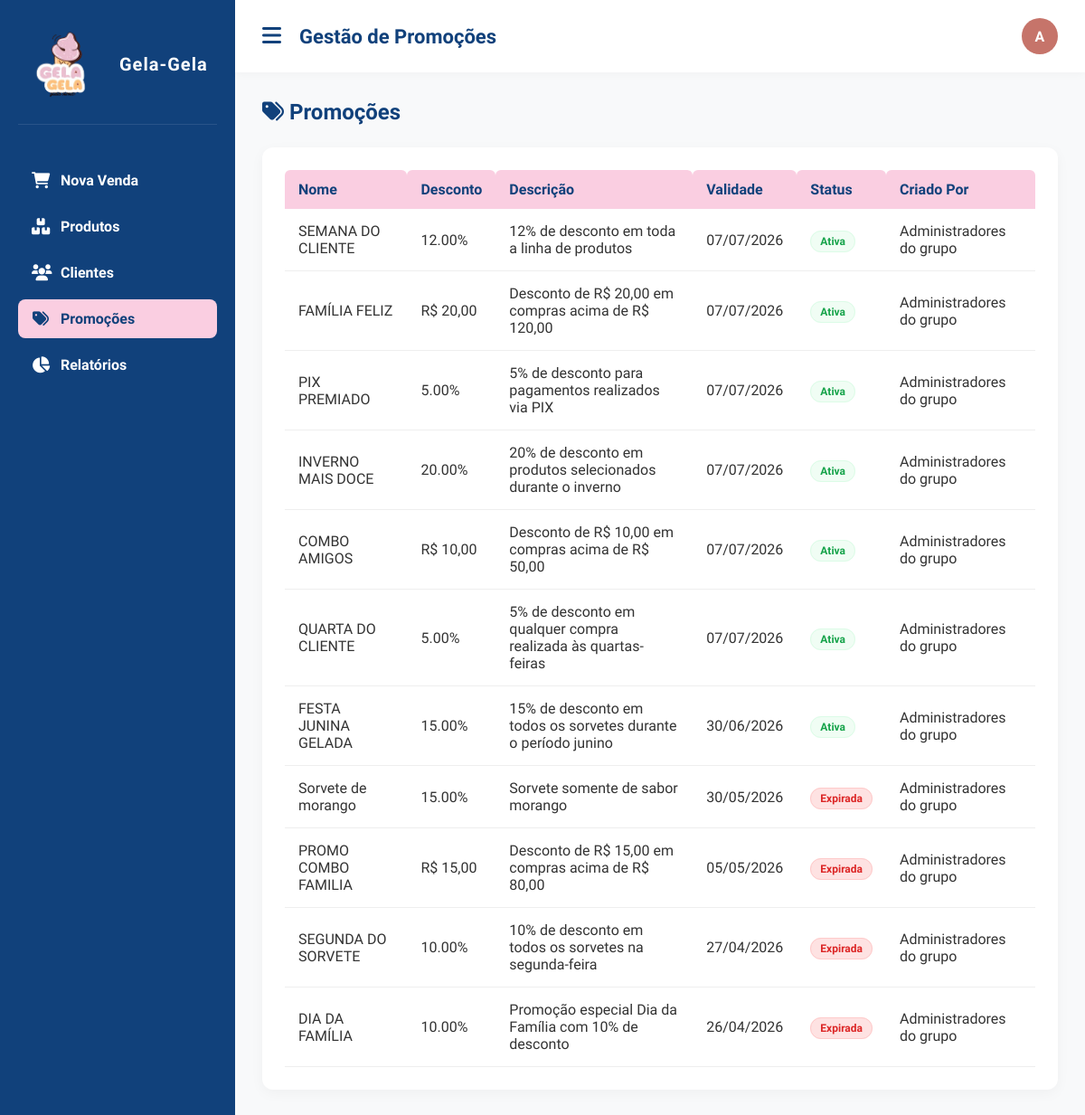
Page /public/promo.php (signed in) on the committed database.
### tables this page shows
CREATE TABLE `promocoes` (
  `promocao_id` int(11) NOT NULL,
  `nome` varchar(100) NOT NULL,
  `descricao` text DEFAULT NULL,
  `desconto_percentual` decimal(5,2) DEFAULT NULL,
  `desconto_valor` decimal(10,2) DEFAULT NULL,
  `data_inicio` date NOT NULL,
  `data_fim` date NOT NULL,
  `ativo` tinyint(1) DEFAULT 1,
  `criado_por` int(11) DEFAULT NULL
);

CREATE TABLE `usuarios` (
  `usuario_id` int(11) NOT NULL,
  `nome` varchar(100) NOT NULL,
  `login` varchar(50) NOT NULL,
  `senha_hash` varchar(255) NOT NULL,
  `tipo` enum('Gerente','Funcionario') NOT NULL DEFAULT 'Funcionario',
  `ativo` tinyint(1) DEFAULT 1,
  `data_criacao` datetime DEFAULT current_timestamp(),
  `ultimo_acesso` datetime DEFAULT NULL
);

### public/promo.php (the view, shortened to what this page needs)
<?php
require_once '../conecta.php';
$nome_usuario = $_SESSION['nome'] ?? 'User';
$inicial = strtoupper(substr($nome_usuario, 0, 1));
$stmtPromocoes = $pdo->query("
    SELECT
        p.*,
        u.nome AS criado_por_nome
    FROM promocoes p
    LEFT JOIN usuarios u
        ON u.usuario_id = p.criado_por
    ORDER BY p.promocao_id DESC
");
$promocoes = $stmtPromocoes->fetchAll();
?>
<!DOCTYPE html>
<html lang="pt-BR">
<head>
    <link rel="stylesheet"
        href="ASSETS/CSS/style.css">
    <link rel="stylesheet"
        href="https://cdnjs.cloudflare.com/ajax/libs/font-awesome/6.0.0/css/all.min.css">
</head>
<body>
    <div class="layout">
        <?php require_once '../components/sidebar.php'; ?>
        <main class="content">
            <header class="topbar">
                <button class="menu-btn" onclick="toggleSidebar()">
                    <i class="fa-solid fa-bars"></i>
                </button>
                <h1>Gestão de Promoções</h1>
                <div class="user-menu">
                    <div class="avatar"
                        onclick="toggleUserMenu()">
                        <?= $inicial ?>
                    </div>
                </div>
            </header>
            <section class="main">
                <div style="
                    display:flex;
                    justify-content:space-between;
                    align-items:center;
                    margin-bottom:25px;
                ">
                    <h2 style="color: var(--secondary);">
                        <i class="fa-solid fa-tags"></i>
                        Promoções
                    </h2>
                </div>
                <div class="box">
                    <div class="table-container">
                        <table>
                            <thead>
                                <tr>
                                    <th>Nome</th>
                                    <th>Desconto</th>
                                    <th>Descrição</th>
                                    <th>Validade</th>
                                    <th>Status</th>
                                    <th>Criado Por</th>
                                </tr>
                            </thead>
                            <tbody>
                                <?php foreach ($promocoes as $promo): ?>
                                    <?php
                                    $status = 'Ativa';
                                    $dataExpiracao = new DateTime(
                                        $promo['data_fim'] . ' 23:59:59'
                                    );
                                    $agora = new DateTime();
                                    if (!$promo['ativo']) {
                                        $status = 'Desativada';
                                    } elseif ($agora > $dataExpiracao) {
                                        $status = 'Expirada';
                                    }
                                    ?>
                                    <tr>
                                        <td>
                                            <?= htmlspecialchars($promo['nome']) ?>
                                        </td>
                                        <td>
                                            <?php if (!empty($promo['desconto_percentual'])): ?>
                                                <?= $promo['desconto_percentual'] ?>%
                                            <?php else: ?>
                                                R$
                                                <?= number_format($promo['desconto_valor'], 2, ',', '.') ?>
                                            <?php endif; ?>
                                        </td>
                                        <td>
                                            <?= htmlspecialchars($promo['descricao']) ?>
                                        </td>
                                        <td>
                                            <?= date('d/m/Y', strtotime($promo['data_fim'])) ?>
                                        </td>
                                        <td>
                                            <?php if ($status === 'Ativa'): ?>
                                                <span class="badge ok">
                                                    <?= $status ?>
                                                </span>
                                            <?php else: ?>
                                                <span class="badge danger">
                                                    <?= $status ?>
                                                </span>
                                            <?php endif; ?>
                                        </td>
                                        <td>
                                            <?= htmlspecialchars($promo['criado_por_nome']) ?>
                                        </td>
                                    </tr>
                                <?php endforeach; ?>
                            </tbody>
                        </table>
                    </div>
                </div>
            </section>
        </main>
    </div>
</body>
</html>

### ASSETS/CSS/style.css (style rules this page uses)
:root { --primary: #c6746a; --secondary: #11417b; --accent: #b76756; --soft: #facee1; --bg-body: #ffffff; --bg-content: #f8f9fa; --text-main: #333333; --text-muted: #666666; }
* { margin: 0; padding: 0; box-sizing: border-box; }
body { font-family: 'Segoe UI', Tahoma, Geneva, Verdana, sans-serif; background-color: var(--bg-body); color: var(--text-main); }
.layout { display: flex; min-height: 100vh; }
.content { flex: 1; display: flex; flex-direction: column; background-color: var(--bg-content); }
.topbar { background-color: var(--bg-body); padding: 20px 30px; display: flex; align-items: center; gap: 20px; box-shadow: 0 2px 10px rgba(0, 0, 0, 0.03); z-index: 10; }
.menu-btn { background: none; border: none; font-size: 24px; color: var(--secondary); cursor: pointer; transition: color 0.2s; }
.topbar h1 { font-size: 22px; color: var(--secondary); }
.main { padding: 30px; flex: 1; overflow-y: auto; }
.box { background-color: var(--bg-body); padding: 25px; border-radius: 12px; box-shadow: 0 4px 15px rgba(0, 0, 0, 0.04); }
.badge { padding: 5px 10px; border-radius: 20px; font-size: 0.8rem; }
.badge.ok { background: #e8f5e9; color: #2e7d32; }
.badge.danger { background: #ffebee; color: #c62828; }
.user-menu { position: relative; margin-left: auto; }
.avatar { width: 40px; height: 40px; background: var(--primary); color: #fff; border-radius: 50%; display: flex; align-items: center; justify-content: center; font-weight: bold; cursor: pointer; }
table { width: 100%; border-collapse: collapse; }
th { background-color: var(--soft); color: var(--secondary); padding: 12px 15px; text-align: left; font-weight: 600; border-radius: 6px 6px 0 0; }
td { padding: 15px; border-bottom: 1px solid #eeeeee; color: var(--text-main); transition: all 0.2s ease; }
tbody tr { cursor: pointer; position: relative; transition: all 0.2s ease; }
.badge { padding: 4px 10px; border-radius: 20px; font-size: 12px; font-weight: 600; }
.badge.danger { background-color: #ffeaea; color: var(--primary); }
.badge.ok { background-color: #e5faea; color: #27ae60; }
.badge.danger { background: #fee2e2; color: #dc2626; border: 1px solid #fecaca; }
.badge.ok { background: #f0fdf4; color: #16a34a; border: 1px solid #dcfce7; }
.table-container { overflow-x: auto; }

### rows in the picture
promocoes: nome "SEMANA DO CLIENTE", desconto_percentual "12.00", descricao "12% de desconto em toda a linha de produtos", data_fim "07/07/2026", status "Ativa", criado_por.nome "Administradores do grupo"
promocoes: nome "FAMÍLIA FELIZ", desconto_valor "20,00", descricao "Desconto de R$ 20,00 em compras acima de R$ 120,00", data_fim "07/07/2026", status "Ativa", criado_por.nome "Administradores do grupo"
promocoes: nome "PIX PREMIADO", desconto_percentual "5.00", descricao "5% de desconto para pagamentos realizados via PIX", data_fim "07/07/2026", status "Ativa", criado_por.nome "Administradores do grupo"
promocoes: nome "INVERNO MAIS DOCE", desconto_percentual "20.00", descricao "20% de desconto em produtos selecionados durante o inverno", data_fim "07/07/2026", status "Ativa", criado_por.nome "Administradores do grupo"
promocoes: nome "COMBO AMIGOS", desconto_valor "10,00", descricao "Desconto de R$ 10,00 em compras acima de R$ 50,00", data_fim "07/07/2026", status "Ativa", criado_por.nome "Administradores do grupo"
promocoes: nome "QUARTA DO CLIENTE", desconto_percentual "5.00", descricao "5% de desconto em qualquer compra realizada às quartas-feiras", data_fim "07/07/2026", status "Ativa", criado_por.nome "Administradores do grupo"
promocoes: nome "FESTA JUNINA GELADA", desconto_percentual "15.00", descricao "15% de desconto em todos os sorvetes durante o período junino", data_fim "30/06/2026", status "Ativa", criado_por.nome "Administradores do grupo"
promocoes: nome "Sorvete de morango", desconto_percentual "15.00", descricao "Sorvete somente de sabor morango", data_fim "30/05/2026", status "Expirada", criado_por.nome "Administradores do grupo"
promocoes: nome "PROMO COMBO FAMILIA", desconto_valor "15,00", descricao "Desconto de R$ 15,00 em compras acima de R$ 80,00", data_fim "05/05/2026", status "Expirada", criado_por.nome "Administradores do grupo"
promocoes: nome "SEGUNDA DO SORVETE", desconto_percentual "10.00", descricao "10% de desconto em todos os sorvetes na segunda-feira", data_fim "27/04/2026", status "Expirada", criado_por.nome "Administradores do grupo"
promocoes: nome "DIA DA FAMÍLIA", desconto_percentual "10.00", descricao "Promoção especial Dia da Família com 10% de desconto", data_fim "26/04/2026", status "Expirada", criado_por.nome "Administradores do grupo"

### other values in the picture
$menu['titulo'] "Nova Venda"
$menu['titulo'] "Produtos"
$menu['titulo'] "Clientes"
$menu['titulo'] "Promoções"
$menu['titulo'] "Relatórios"
$inicial "A"
